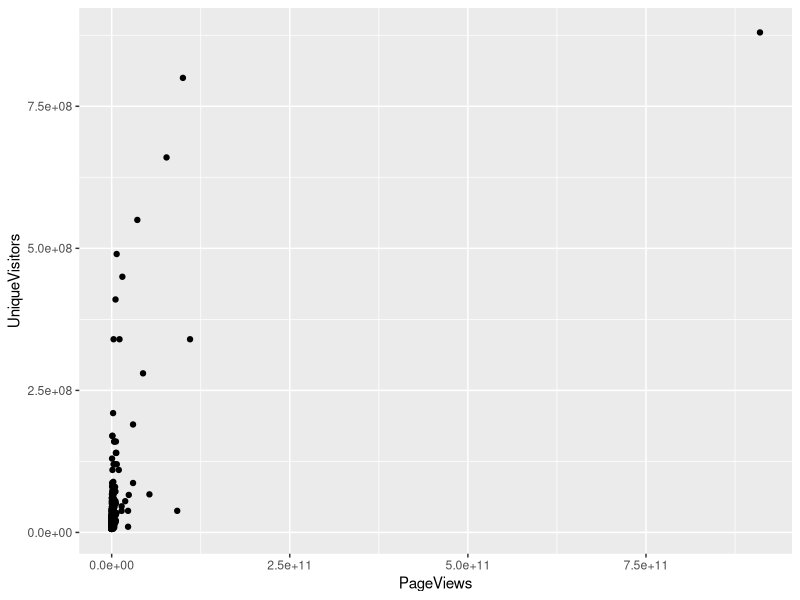
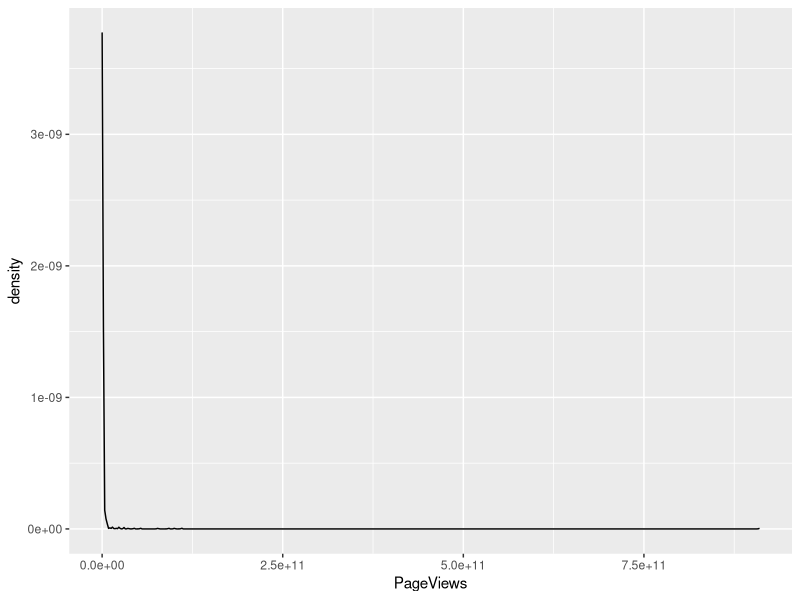
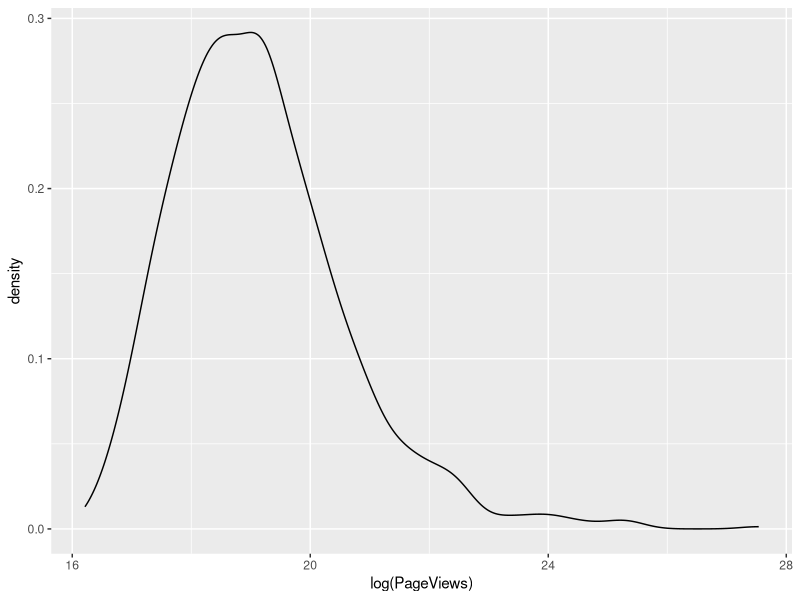
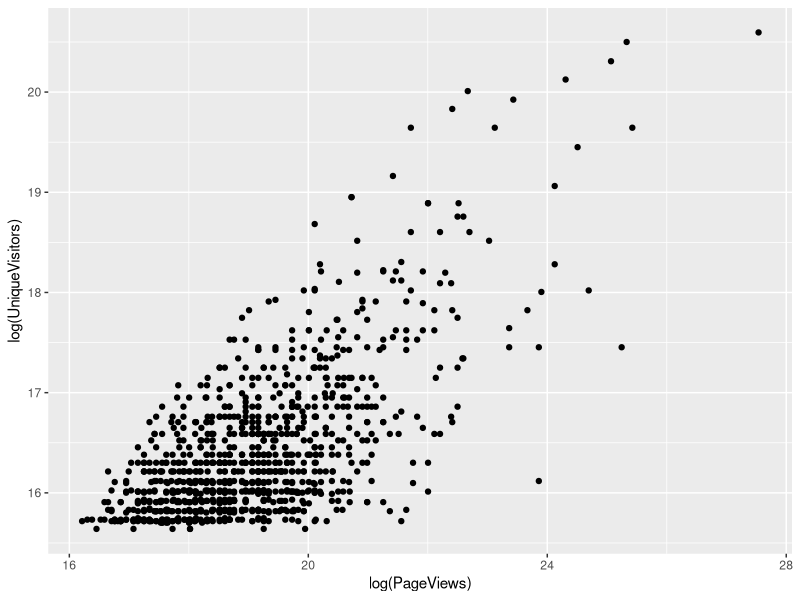
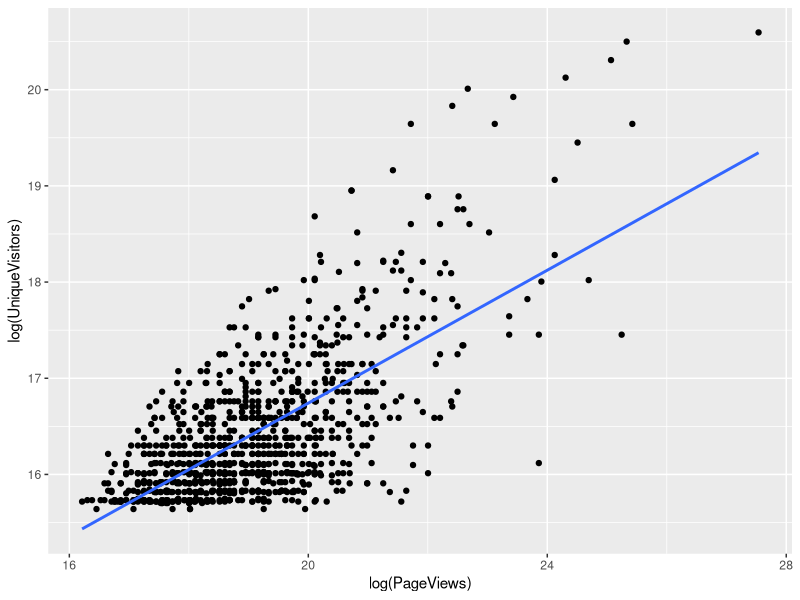
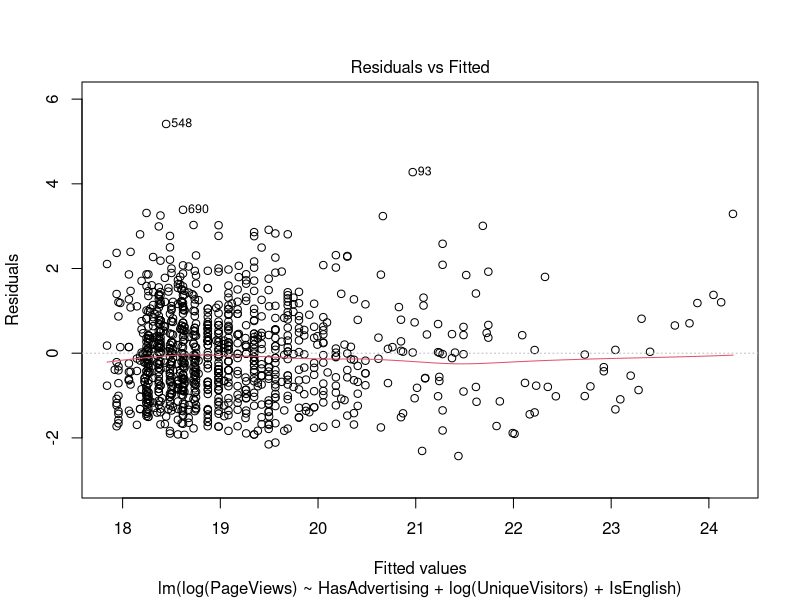
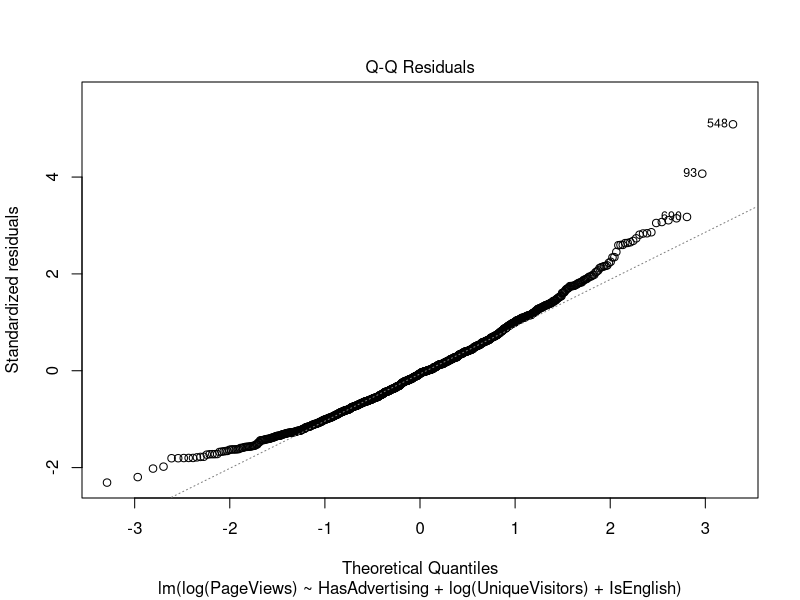
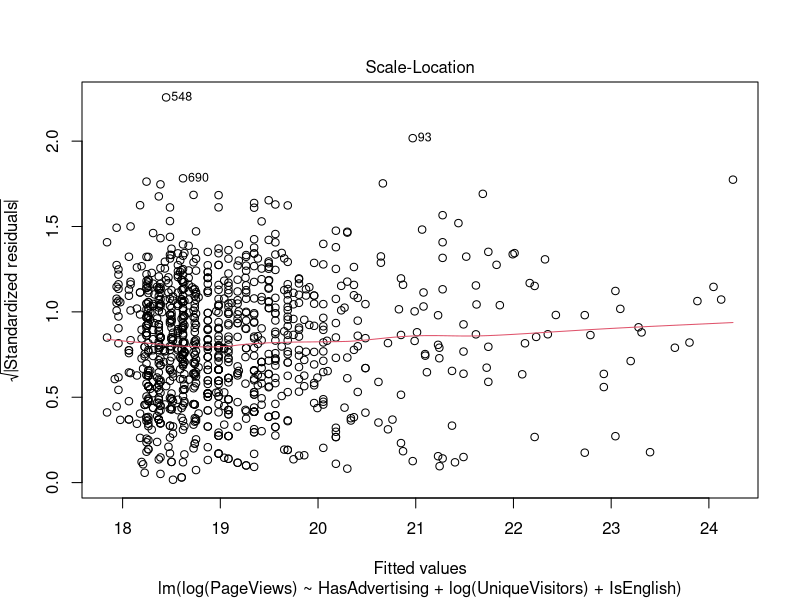

Recreate these plots in R, in order.
library(ggplot2)

top.1000.sites <- read.csv('top_1000_sites.tsv',
                            sep = '\t',
                            stringsAsFactors = FALSE)

# top.1000.sitesのPageViewsとUniqueVisitorsを利用してプロットする
scatterPlot <- ggplot(top.1000.sites, aes(x = PageViews, y = UniqueVisitors)) +
  geom_point()

print(scatterPlot)

# scatterPlotのplotがよくわからないので、PageViewだけをplotする
PageViewsPlot <- ggplot(top.1000.sites, aes(x = PageViews)) +
	geom_density()

print(PageViewsPlot)

# PageViewsPlotを対数化する
logPageViewsPlot <- ggplot(top.1000.sites, aes(x = log(PageViews))) +
	geom_density()

print(logPageViewsPlot)

# 対数化したほうが良さそうなので、PageViewsPlotを対数化する
logScatterPlot <- ggplot(top.1000.sites, aes(x = log(PageViews), y = log(UniqueVisitors))) +
	geom_point()

# print(logScatterPlot)

# lmでlogScatterPlotの切片を求める
modelLm <- lm(log(PageViews) ~ log(UniqueVisitors),
			data = top.1000.sites)

# これは、うまくいかないplotの方法
plot.new()
print(logScatterPlot)
par(new=T)
abline(modelLm, lwd=1, col="blue")

# ggplotのmethodを使って、線形回帰の結果をplotする
plotModelLm <- ggplot(top.1000.sites, aes(x = log(PageViews), y = log(UniqueVisitors))) +
  geom_point() +
  geom_smooth(method = "lm", se = FALSE)

print(plotModelLm)


# lm.fitに HasAdvertising と IsEnglish の情報を加える
lm.fit <- lm(log(PageViews) ~ HasAdvertising + log(UniqueVisitors) + IsEnglish,
				data = top.1000.sites)

summary(lm.fit)
plot(lm.fit)


## 以下、summaryので出力される中身の例
#Call: 5.2 ウェブのアクセス数を予測する 157
#lm(formula = log(PageViews) ~ log(UniqueVisitors), data = top.1000.sites)
#
#Residuals:
# Min 1Q Median 3Q Max
#-2.1825 -0.7986 -0.0741 0.6467 5.1549
#
#Coefficients:
# Estimate Std. Error t value Pr(>|t|)
#(Intercept) -2.83441 0.75201 -3.769 0.000173 ***
#log(UniqueVisitors) の係数は 1.33628 で標準誤差は0.04568である。つまりこの係数は、標準誤差の1.33628 / 0.04568 == 29.25306 倍だけゼロから離れていることになる。もし標準誤差がゼロから 3 以上離れていれば、2 つの 変数が関連していると確信するのは理にかなっている。
#log(UniqueVisitors) 1.33628 0.04568 29.251 < 2e-16 ***
#---
#Signif. codes: 0‘***’0.001‘**’0.01‘*’0.05‘.’0.1‘ ’1
#
#Residual standard error: 1.084 on 998 degrees of freedom
#Multiple R-squared: 0.4616, Adjusted R-squared: 0.4611
#F-statistic: 855.6 on 1 and 998 DF, p-value: < 2.2e-16
